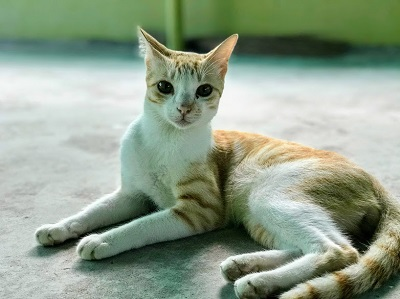
#> input picture OpenCV_code/images/cat1.jpg, 400 x 299 px
$ python image_pyramids.py
#> lines starting #> are read from the running program, lines starting #| are printed output that depends on the picture
# -*- coding: utf-8 -*-
"""

@author: abhilash
"""
#import opencv library
import cv2 as cv
#import numpy as np


#read the image from computer
img = cv.imread('images/cat1.jpg')
#> img is the input picture: shape (299, 400, 3); mean B, G, R 139.2, 158.9, 144
cv.imshow("Original Image", img)

#up sample pyramid
up1 = cv.pyrUp(img)
cv.imshow("up1 Image", up1)
up2 = cv.pyrUp(up1)
cv.imshow("up2 Image", up2)

#down sample pyramid
down1 = cv.pyrDown(img)
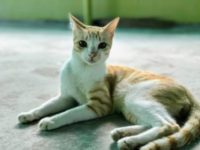
#> down1: shape (150, 200, 3); mean B, G, R 139.2, 158.9, 144
cv.imshow("down1 Image", down1)
down2 = cv.pyrDown(down1)
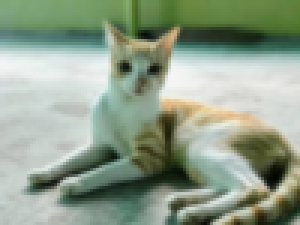
#> down2: shape (75, 100, 3) (shown 3 times larger); mean B, G, R 139.2, 159.1, 144
cv.imshow("down2 Image", down2)

$ run again, with OpenCV_code/images/abhi1.JPG copied over OpenCV_code/images/cat1.jpg
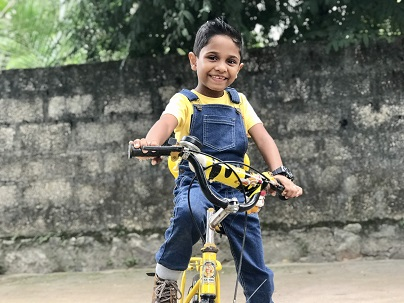
#> input picture OpenCV_code/images/abhi1.JPG, 404 x 303 px
#> img is the input picture: shape (303, 404, 3); mean B, G, R 109, 119.1, 116.7
#> `down1 = cv.pyrDown(img)`:
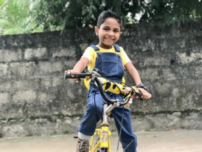
#> down1: shape (152, 202, 3); mean B, G, R 109.1, 119.3, 116.9
#> `down2 = cv.pyrDown(down1)`:
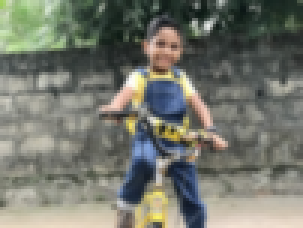
#> down2: shape (76, 101, 3) (shown 3 times larger); mean B, G, R 108.9, 119.1, 116.5

$ run again, with OpenCV_code/images/abhi2.jpg copied over OpenCV_code/images/cat1.jpg
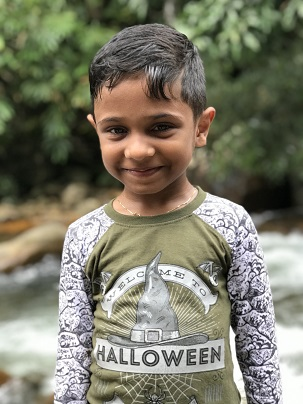
#> input picture OpenCV_code/images/abhi2.jpg, 303 x 404 px
#> img is the input picture: shape (404, 303, 3); mean B, G, R 105.3, 122.7, 124.1
#> `down1 = cv.pyrDown(img)`:
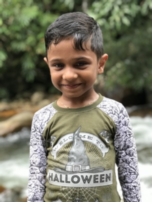
#> down1: shape (202, 152, 3); mean B, G, R 105.2, 122.7, 124
#> `down2 = cv.pyrDown(down1)`:
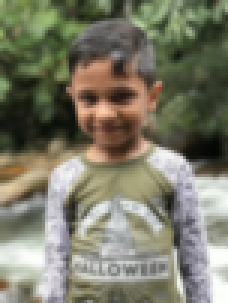
#> down2: shape (101, 76, 3) (shown 3 times larger); mean B, G, R 105, 122.6, 123.9
